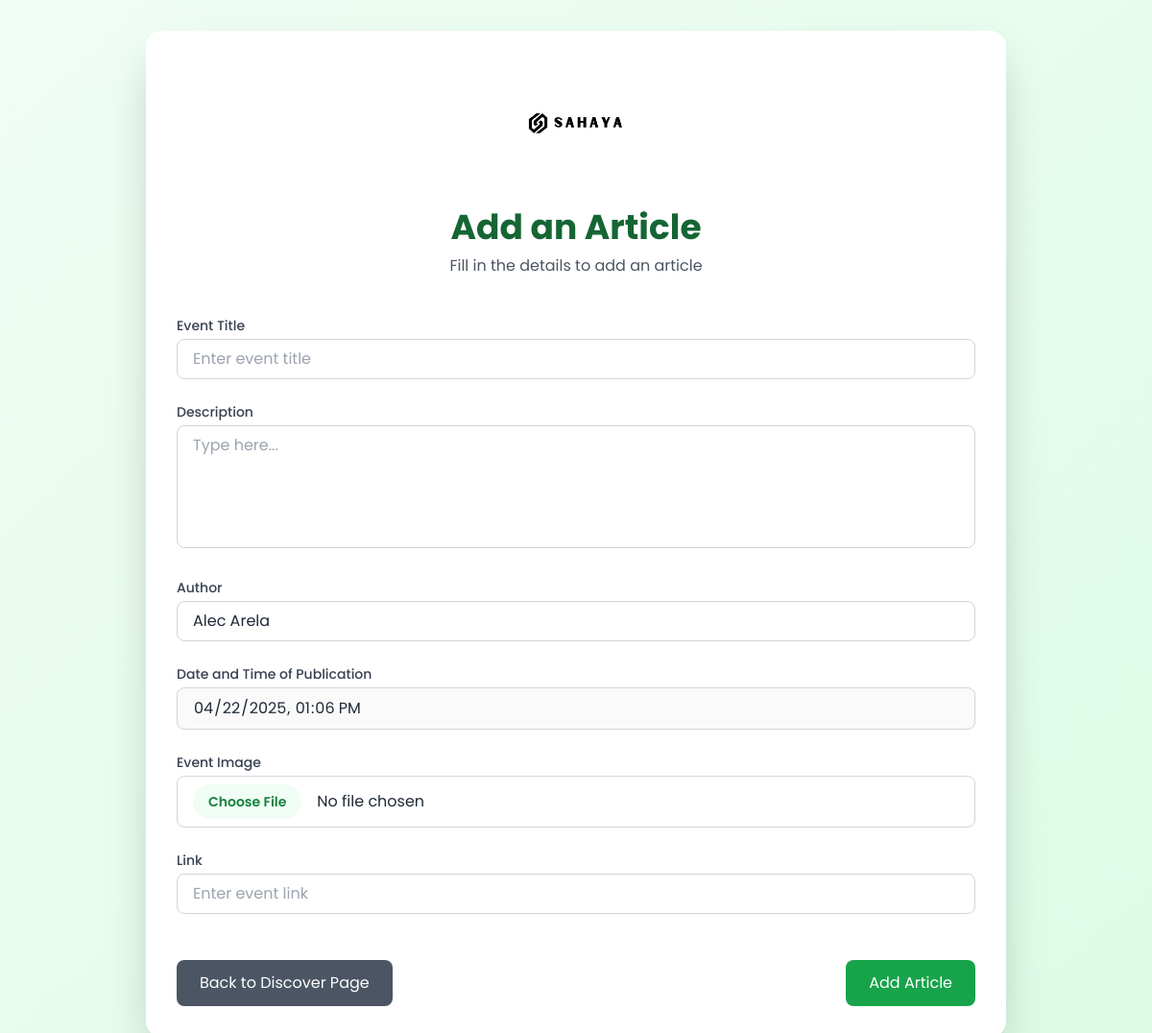
The app's page /discover/add/ (signed in), older data.
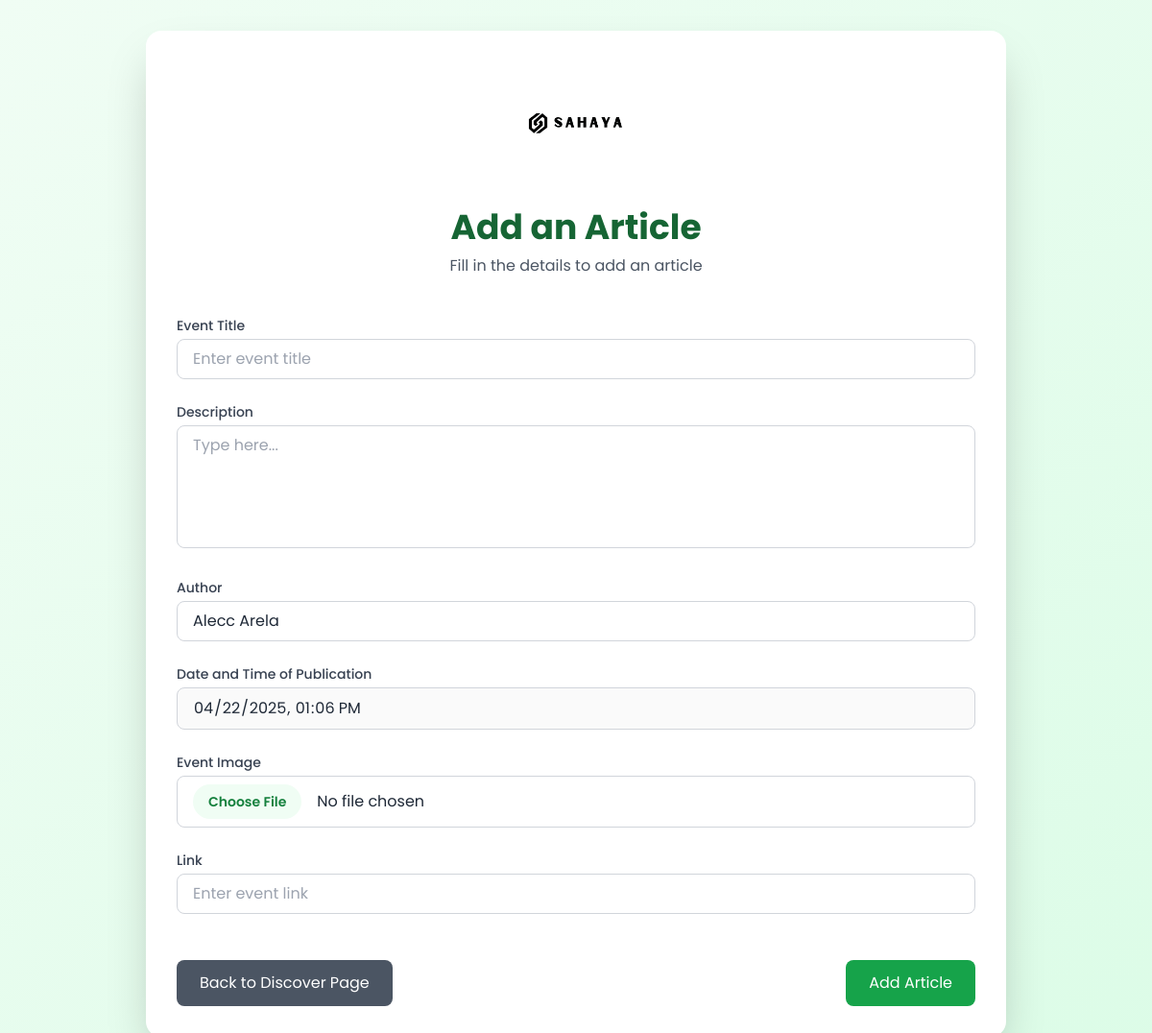
The same page, newer data.
### users/models.py (models this page shows, shortened)
class CustomUser(AbstractUser):
    middle_initial = models.CharField(max_length=1, blank=True)
    contact_number = models.CharField(max_length=15, blank=True)
    profile_picture = models.ImageField(upload_to='profile_pictures/', blank=True, null=True)

### discover/views.py (the view, shortened to what this page needs)
# urls.py: path('add/', views.add_event, name='add_event'),
@login_required
def add_event(request):
    current_datetime = timezone.now()
    return render(request, 'discover/add_link.html', {'current_datetime': current_datetime})

### discover/templates/discover/add_link.html (shortened to what the changed rows need)
<!DOCTYPE html>
<html lang="en">
<head>
    {% load static %}
    <link href="{% static 'css/styles.css' %}" rel="stylesheet">
    <script src="https://cdn.tailwindcss.com"></script>
    <link rel="stylesheet" href="https://cdn.jsdelivr.net/npm/flatpickr/dist/flatpickr.min.css">
</head>
<body class="bg-gradient-to-br from-green-50 to-green-100 min-h-screen flex items-center justify-center p-4 md:p-8">
    <div class="w-full max-w-4xl bg-white p-8 rounded-2xl shadow-2xl transition-all duration-300 ease-in-out hover:shadow-3xl">
        <div class="flex flex-col items-center mb-10">
            <h2 class="text-4xl font-bold text-green-800 mb-2">Add an Article</h2>
        </div>
        <form action="{% url 'discover:add_event' %}" method="post" enctype="multipart/form-data" id="createEventForm" class="space-y-6">
<div>
    <label for="author" class="block text-sm font-medium text-gray-700 mb-1">Author</label>
    <input type="text" id="author" name="author" value="{{ request.user.first_name }} {{ request.user.last_name }}"
        class="w-full px-4 py-2 border border-gray-300 rounded-lg focus:ring-2 focus:ring-green-500 focus:border-transparent transition duration-200 ease-in-out"
        readonly>
</div>
        </form>
    </div>
</body>
</html>

Row changes from the older to the newer data that the page shows:
changed CustomUser: author "Alec Arela" → "Alecc Arela"
